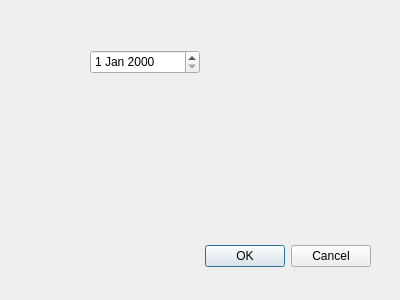
<?xml version="1.0" encoding="UTF-8"?>
<ui version="4.0">
 <class>Dialog</class>
 <widget class="QDialog" name="Dialog">
  <property name="geometry">
   <rect>
    <x>0</x>
    <y>0</y>
    <width>400</width>
    <height>300</height>
   </rect>
  </property>
  <property name="windowTitle">
   <string>Dialog</string>
  </property>
  <widget class="QDialogButtonBox" name="buttonBox">
   <property name="geometry">
    <rect>
     <x>30</x>
     <y>240</y>
     <width>341</width>
     <height>32</height>
    </rect>
   </property>
   <property name="orientation">
    <enum>Qt::Horizontal</enum>
   </property>
   <property name="standardButtons">
    <set>QDialogButtonBox::Cancel|QDialogButtonBox::Ok</set>
   </property>
  </widget>
  <widget class="QDateEdit" name="dateEdit">
   <property name="geometry">
    <rect>
     <x>90</x>
     <y>50</y>
     <width>110</width>
     <height>24</height>
    </rect>
   </property>
  </widget>
 </widget>
 <resources/>
 <connections>
  <connection>
   <sender>buttonBox</sender>
   <signal>accepted()</signal>
   <receiver>Dialog</receiver>
   <slot>accept()</slot>
   <hints>
    <hint type="sourcelabel">
     <x>248</x>
     <y>254</y>
    </hint>
    <hint type="destinationlabel">
     <x>157</x>
     <y>274</y>
    </hint>
   </hints>
  </connection>
  <connection>
   <sender>buttonBox</sender>
   <signal>rejected()</signal>
   <receiver>Dialog</receiver>
   <slot>reject()</slot>
   <hints>
    <hint type="sourcelabel">
     <x>316</x>
     <y>260</y>
    </hint>
    <hint type="destinationlabel">
     <x>286</x>
     <y>274</y>
    </hint>
   </hints>
  </connection>
 </connections>
</ui>
